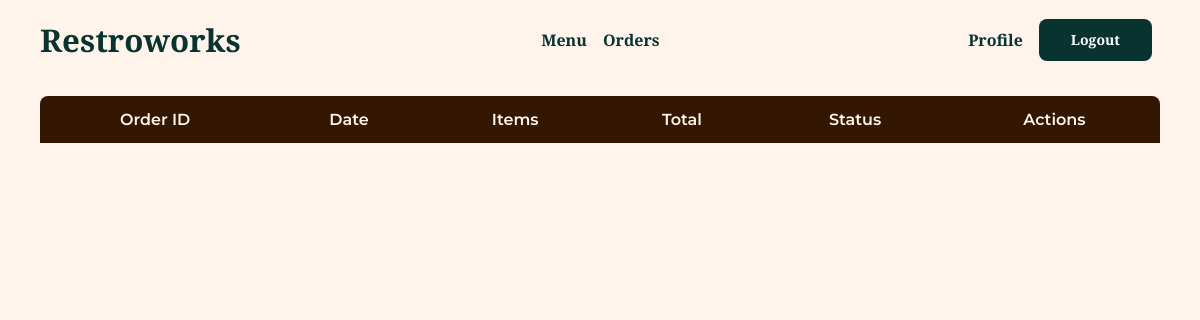
The page /orders/view/all (signed in) on the database as committed earlier.
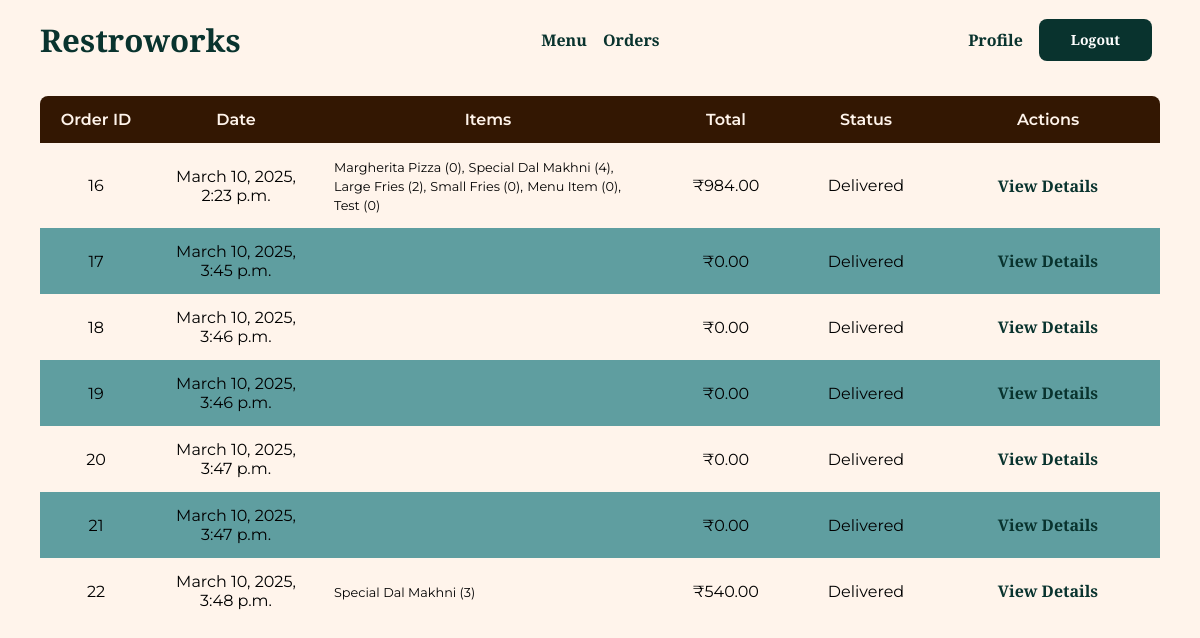
The same page on the database as committed later.
### orders/models.py (models this page shows, shortened)
class Order(models.Model):
    customer = models.ForeignKey(
        Customer, on_delete=models.CASCADE, related_name="orders"
    )
    status = models.IntegerField(choices=STATUS_CHOICES, default=1)
    total_price = models.DecimalField(max_digits=10, decimal_places=2, default=0.00)
    created_at = models.DateTimeField(auto_now_add=True)
    updated_at = models.DateTimeField(auto_now=True)

class OrderItem(models.Model):
    order = models.ForeignKey(Order, on_delete=models.CASCADE, related_name="items")
    menu_item = models.ForeignKey(MenuItem, on_delete=models.CASCADE)
    quantity = models.IntegerField()
    price = models.DecimalField(max_digits=10, decimal_places=2, default=0.00)

### menu/models.py (models this page shows)
class MenuItem(models.Model):
    name = models.CharField(max_length=100)
    description = models.TextField(max_length=500, default="Description")
    image = models.ImageField(
        upload_to="menu/menu_items/",
        validators=[validate_image],
        help_text="Please upload an image with equal height and width.",
        null=True,
        blank=True,
    )
    rating = models.FloatField(default=0.0, blank=True)
    price = models.DecimalField(max_digits=10, decimal_places=2)
    created_at = models.DateTimeField(auto_now_add=True)
    updated_at = models.DateTimeField(auto_now=True)  # to track item changes
    def __str__(self):
        return f"{self.name}"

### orders/views.py (the view)
# urls.py: path("view/all", login_required(views.OrderListView.as_view()), name="list_orders"),
class OrderListView(ListView):
    template_name = "order_list.html"
    model = Order
    context_object_name = "orders"

### orders/templates/order_list.html
{% extends "base.html" %}
{% block content %}
<div class="table-holder">
    <table class="query-table">
        <thead>
            <tr>
                <th>Order ID</th>
                <th>Date</th>
                <th>Items</th>
                <th>Total</th>
                <th>Status</th>
                <th>Actions</th>
            </tr>
        </thead>
        <tbody>
            {% for order in orders %}
                <tr>
                    <td class="order-id">{{ order.id }}</td>
                    <td class="order-date">{{ order.created_at }}</td>
                    <td class="order-items">
                        <div class="item-overview">
                            {% for item in order.items.all %}
                                <small>{{ item.menu_item }} ({{ item.quantity }}){% if not forloop.last %},{% endif %}</small>
                            {% endfor %}
                        </div>
                    </td>
                    <td class="order-total">₹{{ order.total_price }}</td>
                    <td class="order-status">{{ order.get_status_display }}</td>
                    <td class="order-actions">
                        <a href="#" class="order-actions">View Details</a>
                    </td>
                </tr>
            {% endfor %}
        </tbody>
    </table>
</div>
{% endblock content %}

### templates/base.html (shortened to what this page needs)
{% load static %}
<!DOCTYPE html>
<html lang="en">
  <head>
    <link rel="stylesheet" href="{% static 'css/styles.css' %}" />
  </head>
  <body>
    {% include "components/navbar.html" with title="Restroworks" logo="assets/restaurant.svg" %}
    <main class="main-content container">
      {% block content %}
      {% endblock content %}
    </main>
    <div class="spacer"></div>
  </body>
</html>

### templates/components/navbar.html (shortened to what this page needs)
{% load static %}
<header class="header">
  <div class="header-content container">
    <div class="navbar-logo">
      <a href="/accounts/home/">
        <h3 class="navbar-title">{{ title }}</h3>
      </a>
    </div>
    <div class="navbar-links">
      <a href="/menu/view/all">Menu</a>
      <a href="/orders/view/all">Orders</a>
    </div>
    <div class="buttons">
      {% if not user.is_authenticated %}
      <a href="/accounts/login/">
        {% include "components/button.html" with button_type="submit" button_style="btn-primary" button_text="Login" button_colour="1" %}
      </a>
      {% elif  user.is_authenticated %}
        <a href="#">Profile</a>
        <a href="/accounts/logout">
          {% include "components/button.html" with button_type="submit" button_style="btn-primary" button_text="Logout" button_colour="1" %}
        </a>
      {% endif %}
    </div>
  </div>
</header>
<div class="spacer"></div>

### templates/components/button.html
<button type="{{ button_type }}"class="{{ button_style }} clr-{{ button_colour }}">{{ button_text }}</button>

### static/css/styles.css (style rules this page uses)
* { margin: 0; padding: 0; box-sizing: border-box; }
:root { --text: #09332e; --background: #fff4eb; --primary: #09332e; --secondary: #331702; --accent: #167a6d; }
body { font-family: "Montserrat"; font-weight: 400; background-color: var(--background); }
h1, h2, h3, h4, h5 { font-family: "Libre Baskerville"; font-weight: 700; }
html { font-size: 100%; }
h3 { font-size: 1.954rem; }
small { font-size: 0.8rem; }
.container { max-width: 1120px; margin-inline: auto; }
.header { position: fixed; width: 100%; height: 5rem; display: flex; align-items: center; justify-content: center; background-color: var(--background); }
.header-content { width: 100%; display: flex; align-items: center; justify-content: space-between; }
.navbar-logo { display: flex; align-items: center; gap: 0.5rem; }
.navbar-title { color: var(--primary); }
.navbar-links { display: flex; align-items: center; gap: 1rem; }
a:link, a:visited { text-decoration: none; color: var(--primary); font-family: "Libre Baskerville"; font-weight: 700; font-size: 1rem; }
.spacer { width: 100%; height: 6rem; }
.main-content { width: 100%; display: flex; align-items: center; justify-content: center; margin-bottom: 16px; flex-direction: column; }
.table-holder { width: 100%; }
.query-table { min-width: 100%; border-collapse: collapse; }
.query-table th:first-child { border-radius: 8px 0 0 0; }
.query-table th:last-child { border-radius: 0 8px 0 0; }
.query-table tr:nth-child(even) { background-color: cadetblue; }
.query-table th { background-color: var(--secondary); padding: 14px; color: var(--background); font-weight: 600; }
.query-table td { text-align: center; padding: 14px; }
td.order-items { text-align: left; width: 30%; }
.order-id { width: 10%; }
.order-date { width: 15%; }
.order-status, .order-total { width: 12.5%; }
.btn-primary, .btn-secondary { color: white; background-color: var(--primary); font-weight: 900; font-family: "Libre Baskerville"; border-radius: 0.5rem; font-size: 0.875rem; line-height: 2rem; padding-left: 2rem; padding-right: 2rem; padding-top: 0.3rem; padding-bottom: 0.3rem; cursor: pointer; text-align: center; align-items: center; border: none; }
.buttons { display: flex; align-items: center; justify-content: center; margin: 8px; gap: 1rem; }

Rows that differ between the two databases and show on the page:
added Order: id "16", created_at "March 10, 2025, 2:23 p.m.", total_price "984.00", status "Delivered"
added OrderItem: menu_item "Margherita Pizza", quantity "0", shown under "16"
added OrderItem: menu_item "Special Dal Makhni", quantity "4", shown under "16"
added OrderItem: menu_item "Large Fries", quantity "2", shown under "16"
added OrderItem: menu_item "Small Fries", quantity "0", shown under "16"
added OrderItem: menu_item "Menu Item", quantity "0", shown under "16"
added OrderItem: menu_item "Test", quantity "0", shown under "16"
added Order: id "17", created_at "March 10, 2025, 3:45 p.m.", total_price "0.00", status "Delivered"
added Order: id "18", created_at "March 10, 2025, 3:46 p.m.", total_price "0.00", status "Delivered"
added Order: id "19", created_at "March 10, 2025, 3:46 p.m.", total_price "0.00", status "Delivered"
added Order: id "20", created_at "March 10, 2025, 3:47 p.m.", total_price "0.00", status "Delivered"
added Order: id "21", created_at "March 10, 2025, 3:47 p.m.", total_price "0.00", status "Delivered"
added Order: id "22", created_at "March 10, 2025, 3:48 p.m.", total_price "540.00", status "Delivered"
added OrderItem: menu_item "Special Dal Makhni", quantity "3", shown under "22"
